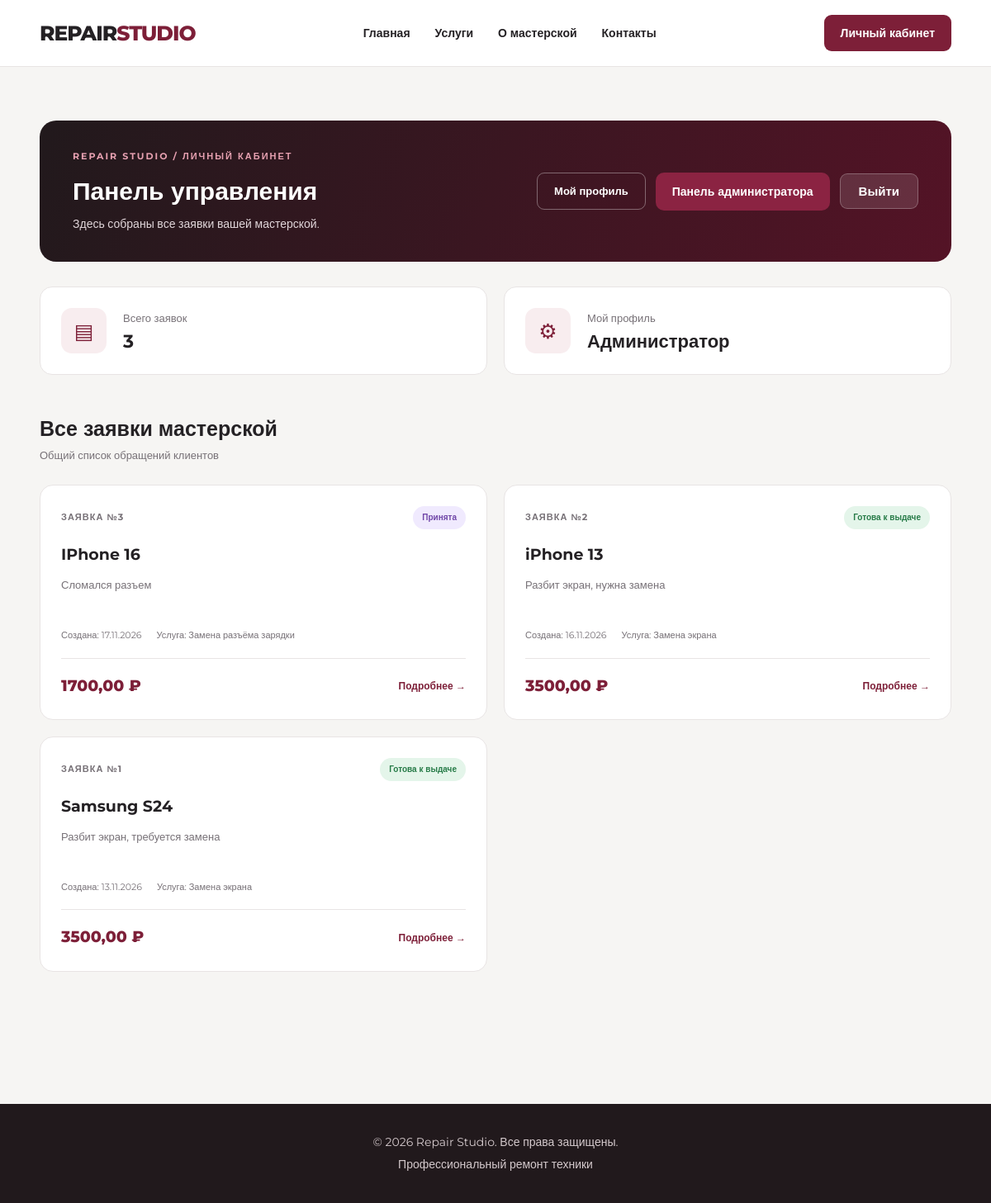
Page /dashboard/ (signed in) on the committed database.
### workshop/models.py (models this page shows, shortened)
class RepairRequest(models.Model):
    class Status(models.TextChoices):
        NEW = 'new', 'Новая'
        ACCEPTED = 'accepted', 'Принята'
        DIAGNOSTICS = 'diagnostics', 'Диагностика'
        WAITING_PARTS = 'waiting_parts', 'Ожидание запчастей'
        IN_PROGRESS = 'in_progress', 'В ремонте'
        COMPLETED = 'completed', 'Готова к выдаче'
        ISSUED = 'issued', 'Выдана'
        CANCELLED = 'cancelled', 'Отменена'
    customer = models.ForeignKey(
        'workshop.User',
        on_delete=models.CASCADE,
        related_name='repair_requests',
        verbose_name='Клиент'
    )
    master = models.ForeignKey(
        'workshop.User',
        on_delete=models.SET_NULL,
        null=True,
        blank=True,
        related_name='assigned_repairs',
        verbose_name='Мастер'
    )
    service = models.ForeignKey(
        Service,
        on_delete=models.SET_NULL,
        null=True,
        blank=True,
        related_name='requests',
        verbose_name='Услуга'
    )
    device_type = models.CharField(
        max_length=100,
        verbose_name='Тип устройства'
    )
    description = models.TextField(
        verbose_name='Описание неисправности'
    )
    photo = models.ImageField(
        upload_to='repair_photos/',
        blank=True,
        null=True,
        verbose_name='Фотография устройства'
    )
    status = models.CharField(
        max_length=30,
        choices=Status.choices,
        default=Status.NEW,
        verbose_name='Статус заявки'
    )
    work_cost = models.DecimalField(
        max_digits=10,
        decimal_places=2,
        default=Decimal('0.00'),
        verbose_name='Стоимость ремонта'
    )
    created_at = models.DateTimeField(
        auto_now_add=True,
        verbose_name='Дата создания'
    )
    updated_at = models.DateTimeField(
        auto_now=True,
        verbose_name='Дата обновления'
    )
    class Meta:
        verbose_name = 'Заявка на ремонт'
        verbose_name_plural = 'Заявки на ремонт'
        ordering = ['-created_at']

class Service(models.Model):
    name = models.CharField(
        max_length=150,
        verbose_name='Название услуги'
    )
    description = models.TextField(
        blank=True,
        verbose_name='Описание'
    )
    price = models.DecimalField(
        max_digits=10,
        decimal_places=2,
        verbose_name='Стоимость'
    )
    is_active = models.BooleanField(
        default=True,
        verbose_name='Услуга активна'
    )
    created_at = models.DateTimeField(
        auto_now_add=True,
        verbose_name='Дата создания'
    )
    class Meta:
        verbose_name = 'Услуга'
        verbose_name_plural = 'Услуги'

### workshop/views.py (the view)
# urls.py: path('dashboard/', dashboard_redirect, name='dashboard'),
def dashboard_redirect(request):
    if not request.user.is_authenticated:
        return redirect('login')
    if request.user.role == User.Role.CLIENT:
        repair_requests = RepairRequest.objects.filter(
            customer=request.user
        ).order_by('-created_at')
    elif request.user.role == User.Role.MASTER:
        repair_requests = RepairRequest.objects.filter(
            master=request.user
        ).order_by('-created_at')
    elif request.user.role == User.Role.ADMIN:
        repair_requests = RepairRequest.objects.all().order_by(
            '-created_at'
        )
    else:
        return HttpResponseForbidden(
            'Неизвестная роль пользователя.'
        )
    return render(
        request,
        'workshop/dashboard.html',
        {'repair_requests': repair_requests}
    )

### workshop/templates/workshop/dashboard.html (shortened to what this page needs)
{% extends 'workshop/base.html' %}
{% block content %}
<section class="dashboard-section">
    <div class="container">
        <div class="dashboard-welcome">
            <div>
                <span class="dashboard-label">REPAIR STUDIO / ЛИЧНЫЙ КАБИНЕТ</span>
                {% if user.role == 'client' %}
                    <h1>Здравствуйте, {{ user.first_name|default:user.username }}!</h1>
                    <p>Здесь вы можете следить за своими заявками и историей ремонта.</p>
                {% elif user.role == 'master' %}
                    <h1>Здравствуйте, мастер {{ user.first_name|default:user.username }}!</h1>
                    <p>Здесь находятся заявки, назначенные вам на ремонт.</p>
                {% elif user.role == 'admin' %}
                    <h1>Панель управления</h1>
                    <p>Здесь собраны все заявки вашей мастерской.</p>
                {% endif %}
            </div>
            <div class="dashboard-actions">
                <a href="{% url 'edit_profile' %}" class="profile-button">
                    Мой профиль
                </a>
                {% if user.role == 'admin' %}
                    <a href="{% url 'admin_dashboard' %}" class="admin-panel-button">
                        Панель администратора
                    </a>
                {% endif %}
                <form method="post" action="{% url 'logout' %}">
                    <button type="submit" class="logout-button">Выйти</button>
                </form>
            </div>
        </div>
        <div class="dashboard-stats">
            <div class="dashboard-stat-card">
                <span class="stat-icon">▤</span>
                <div>
                    <p>Всего заявок</p>
                    <h2>{{ repair_requests|length }}</h2>
                </div>
            </div>
            <div class="dashboard-stat-card">
                <span class="stat-icon">⚙</span>
                <div>
                    <p>Мой профиль</p>
                    <h2>
                        {% if user.role == 'client' %}
                            Клиент
                        {% elif user.role == 'master' %}
                            Мастер
                        {% else %}
                            Администратор
                        {% endif %}
                    </h2>
                </div>
            </div>
        </div>
        <div class="dashboard-list-heading">
            <div>
                {% if user.role == 'client' %}
                    <h2>Мои заявки</h2>
                    <p>Все обращения в ремонтную мастерскую</p>
                {% elif user.role == 'master' %}
                    <h2>Назначенные заявки</h2>
                    <p>Заявки, над которыми вы работаете</p>
                {% else %}
                    <h2>Все заявки мастерской</h2>
                    <p>Общий список обращений клиентов</p>
                {% endif %}
            </div>
        </div>
        <div class="dashboard-repairs">
            {% for repair in repair_requests %}
                <div class="repair-card">
                    <div class="repair-card-top">
                        <span class="repair-number">ЗАЯВКА №{{ repair.id }}</span>
                        <span class="repair-status status-{{ repair.status }}">
                            {{ repair.get_status_display }}
                        </span>
                    </div>
                    <h3>{{ repair.device_type }}</h3>
                    <p class="repair-description">
                        {{ repair.description|truncatechars:120 }}
                    </p>
                    <div class="repair-card-info">
                        <span>Создана: {{ repair.created_at|date:"d.m.Y" }}</span>
                        {% if repair.service %}
                            <span>Услуга: {{ repair.service.name }}</span>
                        {% endif %}
                    </div>
                    <div class="repair-card-bottom">
                        <span class="repair-price">{{ repair.work_cost }} ₽</span>
                        <a href="{% url 'repair_detail' repair.id %}" class="repair-details-button">
                            Подробнее →
                        </a>
                    </div>
                </div>
            {% endfor %}
        </div>
    </div>
</section>
{% endblock %}

### workshop/static/workshop/css/style.css (style rules this page uses)
:root { --burgundy: #7D1F38; --burgundy-dark: #541326; --burgundy-light: #A83B55; --background: #F6F5F3; --white: #FFFFFF; --text: #242124; --text-muted: #777177; --border: #E8E4E4; --radius: 14px; --shadow: 0 5px 20px rgba(35, 20, 25, 0.07); }
* { box-sizing: border-box; }
body { margin: 0; padding: 0; background: var(--background); color: var(--text); font-family: 'Montserrat', sans-serif; line-height: 1.6; }
a { color: var(--burgundy); text-decoration: none; transition: 0.2s; }
h1, h2, h3 { color: var(--text); line-height: 1.2; }
button { background: var(--burgundy); color: var(--white); border: none; border-radius: 9px; padding: 12px 22px; font-size: 15px; font-weight: 600; cursor: pointer; transition: 0.2s; }
.container { width: min(1200px, 92%); margin: 0 auto; }
html { scroll-behavior: smooth; }
.dashboard-section { padding: 65px 0 90px; min-height: 75vh; }
.dashboard-welcome { display: flex; justify-content: space-between; align-items: center; gap: 25px; padding: 35px 40px; background: linear-gradient(110deg, #21191C, #541326); border-radius: 20px; color: white; margin-bottom: 30px; }
.dashboard-label { display: block; color: #E7A1B1; font-size: 11px; font-weight: 700; letter-spacing: 2px; margin-bottom: 15px; }
.dashboard-welcome h1 { color: white; font-size: 30px; margin: 0 0 10px; }
.dashboard-welcome p { color: #E1D6DA; font-size: 14px; margin: 0; }
.logout-button { background: rgba(255, 255, 255, 0.12); border: 1px solid rgba(255, 255, 255, 0.25); white-space: nowrap; }
.dashboard-stats { display: grid; grid-template-columns: repeat(2, minmax(0, 1fr)); gap: 20px; margin-bottom: 50px; }
.dashboard-stat-card { display: flex; align-items: center; gap: 20px; padding: 25px; background: white; border: 1px solid var(--border); border-radius: 15px; }
.stat-icon { display: flex; align-items: center; justify-content: center; width: 55px; height: 55px; background: #F8EDEF; color: var(--burgundy); border-radius: 13px; font-size: 25px; }
.dashboard-stat-card p { color: var(--text-muted); font-size: 13px; margin: 0 0 5px; }
.dashboard-stat-card h2 { font-size: 22px; margin: 0; }
.dashboard-list-heading { display: flex; justify-content: space-between; align-items: center; gap: 20px; margin-bottom: 25px; }
.dashboard-list-heading h2 { font-size: 25px; margin: 0 0 7px; }
.dashboard-list-heading p { color: var(--text-muted); font-size: 13px; margin: 0; }
.dashboard-repairs { display: grid; grid-template-columns: repeat(2, minmax(0, 1fr)); gap: 20px; }
.repair-card { padding: 25px; background: white; border: 1px solid var(--border); border-radius: 16px; transition: 0.25s; }
.repair-card-top { display: flex; justify-content: space-between; align-items: center; gap: 12px; margin-bottom: 20px; }
.repair-number { color: var(--text-muted); font-size: 11px; font-weight: 700; letter-spacing: 1px; }
.repair-status { padding: 6px 11px; border-radius: 20px; font-size: 10px; font-weight: 700; }
.status-accepted { background: #F0EAFE; color: #7047A8; }
.status-completed { background: #E4F5EA; color: #287C49; }
.repair-card h3 { font-size: 19px; margin: 0 0 10px; }
.repair-description { color: var(--text-muted); font-size: 13px; line-height: 1.7; min-height: 44px; margin-bottom: 20px; }
.repair-card-info { display: flex; flex-wrap: wrap; gap: 8px 18px; color: var(--text-muted); font-size: 11px; padding-bottom: 18px; border-bottom: 1px solid var(--border); }
.repair-card-bottom { display: flex; justify-content: space-between; align-items: center; gap: 15px; padding-top: 18px; }
.repair-price { font-size: 19px; font-weight: 800; color: var(--burgundy); }
.repair-details-button { font-size: 12px; font-weight: 700; }
.dashboard-actions { display: flex; align-items: center; gap: 12px; }
.profile-button { display: inline-block; padding: 11px 20px; color: white; border: 1px solid rgba(255, 255, 255, 0.35); border-radius: 9px; font-size: 13px; font-weight: 600; white-space: nowrap; }
.admin-panel-button { display: inline-block; padding: 12px 20px; background: #8B2342; color: #fff; border-radius: 10px; text-decoration: none; font-weight: 700; font-size: 14px; transition: 0.3s ease; }

### rows in the picture
RepairRequest: id "3", status "Принята", device_type "IPhone 16", description "Сломался разъем", created_at "17.11.2026", service.name "Замена разъёма зарядки", work_cost "1700,00"
RepairRequest: id "2", status "Готова к выдаче", device_type "iPhone 13", description "Разбит экран, нужна замена", created_at "16.11.2026", service.name "Замена экрана", work_cost "3500,00"
RepairRequest: id "1", status "Готова к выдаче", device_type "Samsung S24", description "Разбит экран, требуется замена", created_at "13.11.2026", service.name "Замена экрана", work_cost "3500,00"

### other values in the picture
{{ repair_requests|length }} "3"
